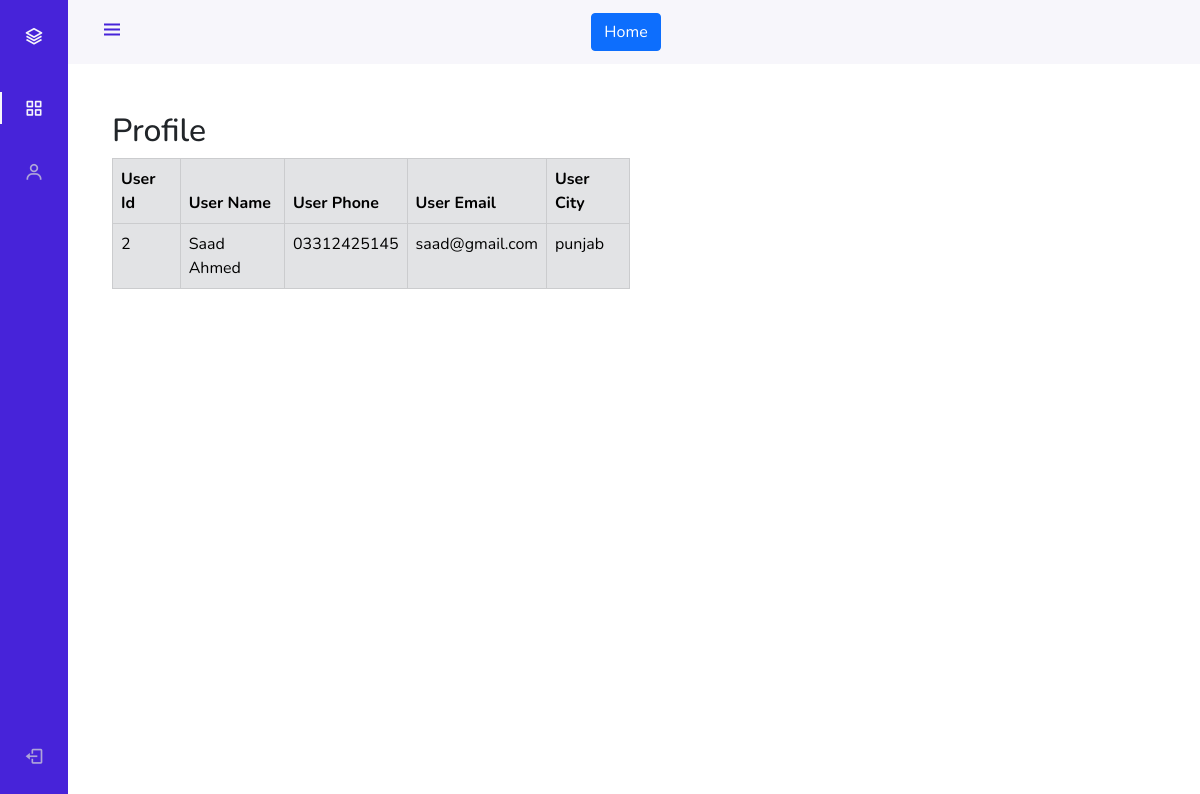
Page /User-Dashboard/user_dashboard.php (signed in) on the committed database.
### tables this page shows
CREATE TABLE `client` (
  `client_id` int(11) NOT NULL,
  `client_name` varchar(111) NOT NULL,
  `client_phone` varchar(13) NOT NULL,
  `client_email` varchar(111) NOT NULL,
  `client_password` varchar(111) NOT NULL,
  `client_city` varchar(111) NOT NULL,
  `client_role` varchar(111) NOT NULL,
  `client_status` varchar(111) NOT NULL
);

### User-Dashboard/user_dashboard.php (the view, shortened to what this page needs)
<?php
if ($_SESSION['login'] == TRUE and $_SESSION['client_role'] == 'user') {
?>
    <!DOCTYPE html>
    <html lang="en">
    <head>
    </head>
    <body>
        <?php
        include "header.php";
        ?>
        <div class="container pt-5">
            <div class="row">
                <div class="col-md-6">
                    <h2>Profile</h2>
                    <?php
                    if($_SESSION['client_role'] == 'user'){
                        $sql = "SELECT * FROM client
                                WHERE client_id = {$_SESSION['client_id']}";
                    }
                    $query = mysqli_query($conn, $sql);
                    if (mysqli_num_rows($query) > 0) {
                    ?>
                        <table class="table table-secondary table-bordered">
                            <thead>
                                <tr>
                                    <th>User Id</th>
                                    <th>User Name</th>
                                    <th>User Phone</th>
                                    <th>User Email</th>
                                    <th>User City</th>
                                </tr>
                            </thead>
                            <?php
                            while ($row = mysqli_fetch_assoc($query)) {
                            ?>
                                <tbody>
                                    <tr>
                                        <td><?php echo $row['client_id'] ?></td>
                                        <td><?php echo $row['client_name'] ?></td>
                                        <td><?php echo $row['client_phone'] ?></td>
                                        <td><?php echo $row['client_email'] ?></td>
                                        <td><?php echo $row['client_city'] ?></td>
                                    </tr>
                                </tbody>
                            <?php } ?>
                        </table>
                    <?php
                    }
                    ?>
                </div>
            </div>
        </div>
    </body>
    </html>
<?php
} else {
    header("Location: ../login.php");
}
?>

### User-Dashboard/dashboard.css (style rules this page uses)
:root { --header-height: 3rem;--nav-width: 68px;--first-color: #4723D9;--first-color-light: #AFA5D9;--white-color: #F7F6FB;--body-font: 'Nunito', sans-serif;--normal-font-size: 1rem;--z-fixed: 100 }
*,::before,::after { box-sizing: border-box }
body { position: relative;margin: var(--header-height) 0 0 0;padding: 0 1rem;font-family: var(--body-font);font-size: var(--normal-font-size);transition: .5s }
@media screen and (min-width: 768px) { body { margin: calc(var(--header-height) + 1rem) 0 0 0;padding-left: calc(var(--nav-width) + 2rem) } }

### rows in the picture
client: client_id "2", client_name "Saad Ahmed", client_phone "03312425145", client_email "saad@gmail.com", client_city "punjab"
